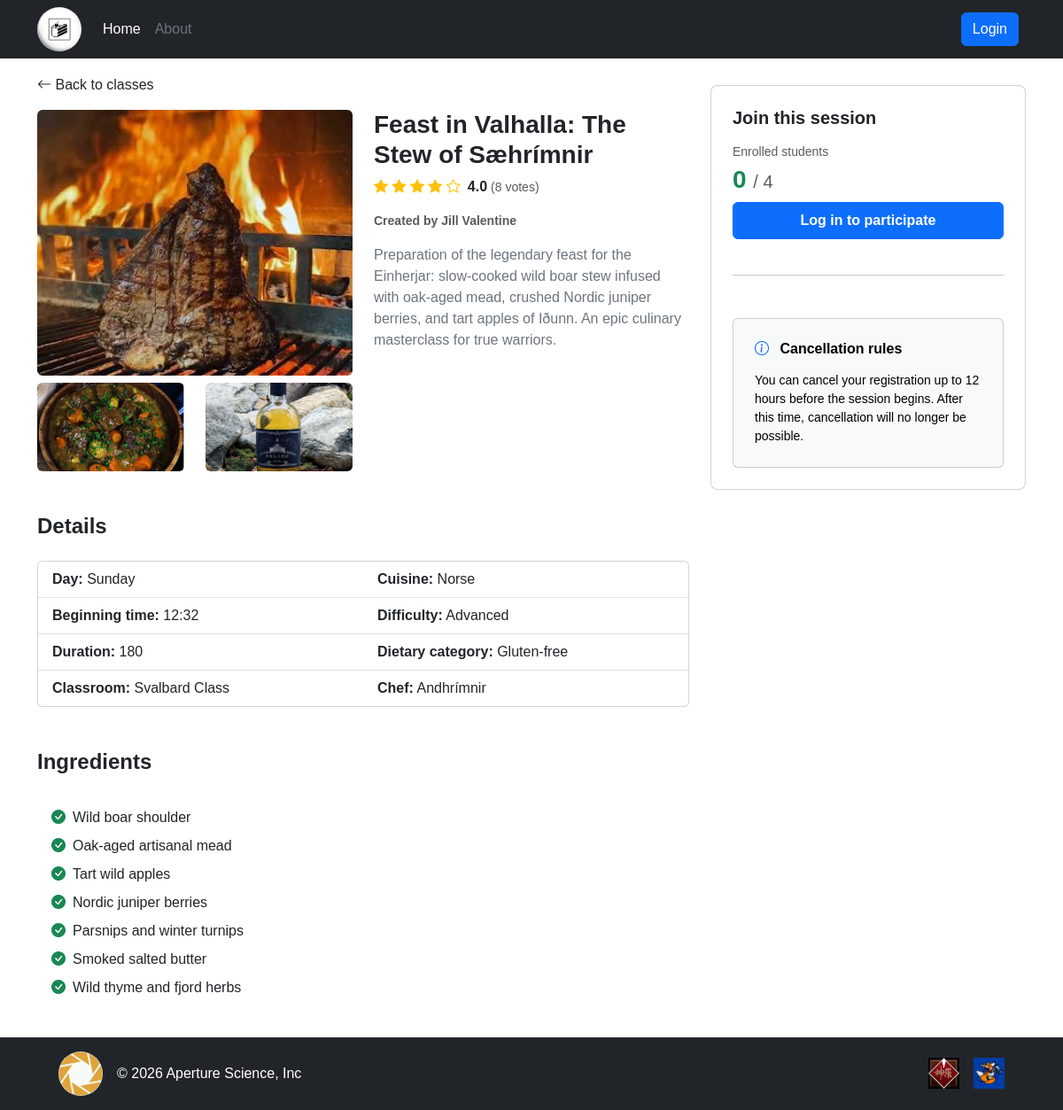
The page /session_details/14 on the database as committed earlier.
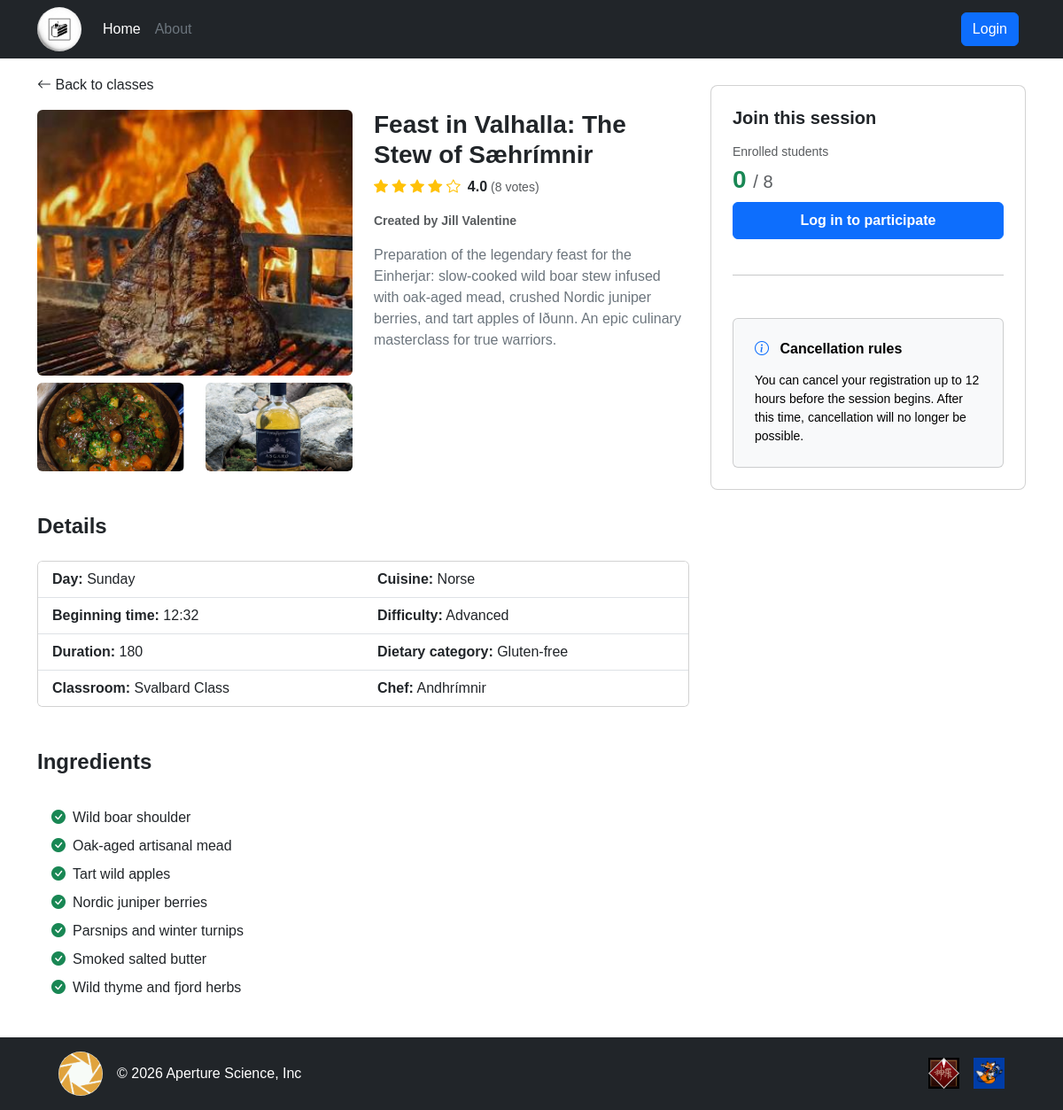
The same page on the database as committed later.
### tables this page shows
CREATE TABLE "CLASS_SESSION" (
	"id"	INTEGER NOT NULL UNIQUE,
	"max_capacity"	INTEGER NOT NULL,
	"start_time"	TEXT NOT NULL,
	"day_of_week"	TEXT NOT NULL,
	"kitchen"	TEXT NOT NULL,
	"COOKING_CLASS_id"	INTEGER NOT NULL,
	PRIMARY KEY("id" AUTOINCREMENT),
	FOREIGN KEY("COOKING_CLASS_id") REFERENCES "COOKING_CLASS"("id") ON DELETE CASCADE
);

### app.py (the view)
@app.route("/session_details/<int:session_id>")
def session_details(session_id):
    session_class = cooking_class_dao.get_single_session(session_id)
    ingredients = cooking_class_dao.get_ingredients_per_class(session_class["COOKING_CLASS_id"])
    available_spots = cooking_class_dao.get_available_spots(session_id)
    name_manager = user_dao.get_user_by_email(session_class["USER_email"])
    name_manager = f"{name_manager['first_name']} {name_manager['last_name']}"
    day = session_class["day_of_week"]
    time = session_class["start_time"]
    duration = session_class["duration"]
    deletable = utilities_dao.check_delete_eligibility(day, time)
    passed_session = utilities_dao.check_end_of_session(day, time, duration)
    session_started = utilities_dao.check_end_of_session(day, time, 0)
    session_in_progress = session_started and not passed_session
    user_status = None
    max_bookings_reached = False
    if current_user.is_authenticated and current_user.role == "student":
        user_status = booking_dao.check_existing_booking(current_user.email, session_id)
        total_enrollments = booking_dao.count_user_enrollments(current_user.email)
        max_bookings_reached = (total_enrollments >= utilities_dao.MAX_ENROLLMENTS)
    rating, total_votes = cooking_class_dao.get_class_rating(session_class["COOKING_CLASS_id"])
    rating = round(rating, 1) if rating is not None else 0
    has_conflict = False
    if current_user.is_authenticated and current_user.role == "student":
        has_conflict = booking_dao.check_time_conflict(current_user.email, session_id)
    return render_template(
        "public/session_details.html",
        session_class=session_class,
        session_id=session_id,
        ingredients=ingredients,
        available_spots=available_spots,
        user_status=user_status,
        passed_session=passed_session,
        max_bookings_reached=max_bookings_reached,
        rating=rating,
        total_votes=total_votes,
        deletable=deletable,
        session_in_progress=session_in_progress,
        has_conflict=has_conflict,
        name_manager=name_manager
        )

### dao/cooking_class_dao.py (called while the page is built)
def get_single_session(session_id):
    conn = utilities_dao.db_connect()
    cursor = conn.cursor()
    cursor.execute("""
        SELECT *
        FROM CLASS_SESSION
        JOIN COOKING_CLASS ON CLASS_SESSION.COOKING_CLASS_id = COOKING_CLASS.id
        WHERE CLASS_SESSION.id = ?
        """, (session_id,))
    session = cursor.fetchone()
    utilities_dao.close_connection(conn, cursor)
    return session

def get_ingredients_per_class(cooking_class_id):
    conn = utilities_dao.db_connect()
    cursor = conn.cursor()
    cursor.execute("""
    SELECT *
    FROM INGREDIENT
    WHERE COOKING_CLASS_id = ?
    """, (cooking_class_id,))
    ingredients = cursor.fetchall()
    utilities_dao.close_connection(conn, cursor)
    return ingredients

### dao/user_dao.py (called while the page is built)
def get_user_by_email(email):
    conn = utilities_dao.db_connect()
    cursor = conn.cursor()
    cursor.execute("SELECT * FROM user WHERE email = ?", (email,))
    user = cursor.fetchone()
    utilities_dao.close_connection(conn, cursor)
    return user

### dao/utilities_dao.py (called while the page is built)
def db_connect():
    conn = sqlite3.connect(DATABASE)
    conn.row_factory = sqlite3.Row
    return conn

def close_connection(conn, cursor):
    conn.commit()
    cursor.close()
    conn.close()

### templates/public/session_details.html (shortened to what the changed rows need)
{% extends "base.html" %}
{% block content %}
<div class="container my-4">
    <div class="row">
        <div class="col-md-8">
            <div class="mt-5">
                <div class="card overflow-hidden">
                    <div class="row g-0">
                        <div class="col-md-6">
                            <ul class="list-group list-group-flush">
                                <li class="list-group-item"><strong>Day:</strong> {{ session_class.day_of_week }}</li>
                                <li class="list-group-item"><strong>Beginning time:</strong> {{ session_class.start_time
                                    }}</li>
                                <li class="list-group-item"><strong>Duration:</strong> {{ session_class.duration }}</li>
                                <li class="list-group-item"><strong>Classroom:</strong> {{ session_class.kitchen }}</li>
                            </ul>
                        </div>
                    </div>
                </div>
            </div>
        </div>
        <div class="col-md-4">
            <div class="sticky-top sticky-sidebar-offset">
                <div class="card p-4 rounded-3">
                    <h5 class="fw-bold mb-3">Join this session</h5>
                    <p class="text-muted small mb-1">Enrolled students</p>
                    <div class="h3 fw-bold text-success mb-2">
                        {{ session_class.max_capacity - available_spots }} <span class="text-muted fs-5 fw-normal"> / {{
                            session_class.max_capacity }}</span>
                    </div>
                    {% if not current_user.is_authenticated %}
                        {% if passed_session %}
                        <button class="btn btn-secondary w-100 py-2 fw-semibold mb-3" disabled>Session ended</button>
                        {% elif session_in_progress %}
                        <button class="btn btn-secondary w-100 py-2 fw-semibold mb-3" disabled>Session started</button>
                        {% else %}
                        <a href="{{ url_for('login') }}" class="btn btn-primary w-100 py-2 fw-semibold mb-3">
                            Log in to participate
                        </a>
                        {% endif %}
                    {% endif %}
                    <hr class="my-4">
                    <div class="card text-bg-light p-4 mt-4">
                        <h6 class="fw-bold mb-3">
                        </h6>
                        <p class="small mb-0">
                        </p>
                    </div>
                </div>
            </div>
        </div>
    </div>
</div>
{% endblock %}

Rows that differ between the two databases and show on the page:
changed CLASS_SESSION "Sunday": max_capacity "4" → "8"
